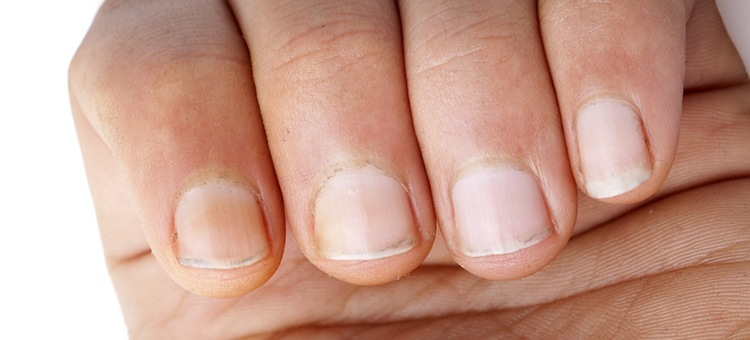
#> input picture lesson7/nails_segmentation/images/09aefeec-e05f-11e8-87a6-0242ac1c0002.jpg, 750 x 340 px; its folder holds only this picture in this run
$ python lesson7.py
#> lines starting #> are read from the running program, lines starting #| are printed output that depends on the picture
import os
import cv2
import random


def gen1(count, height, width):
    file_names = os.listdir("nails_segmentation/images")
    while True:
        sample_ = file_names.copy()
        random.shuffle(sample_)
        sample_ = sample_[:count]
        dataset = []
        for file_name in sample_:
            image_ = cv2.imread(f"nails_segmentation/images/{file_name}")
            label_ = cv2.imread(f"nails_segmentation/labels/{file_name}")
            image_ = cv2.resize(image_, (height, width))
            label_ = cv2.resize(label_, (height, width))
            dataset.append((image_, label_))
        yield dataset


def gen2(count, height, width):
    init_dataset_gen = gen1(count, height, width)
    while True:
        init_sample = next(init_dataset_gen)
        dataset = []
        for (image, label) in init_sample:
            image_rotated, label_rotated = random_rotation(image, label)
            image_reflected, label_reflected = random_reflection(image_rotated, label_rotated)
            image_cut_out, label_cut_out = random_cutout(image_reflected, label_reflected)
            image_blurred = random_blur(image_cut_out)
            dataset.append((image_blurred, label_cut_out))
        yield dataset


def random_rotation(image, label):
    (h, w) = image.shape[:2]
    center = (int(w / 2), int(h / 2))
    angle = random.randint(0, 360)
    rotation_matrix = cv2.getRotationMatrix2D(center, angle, 1)
    image_rotated = cv2.warpAffine(image, rotation_matrix, (w, h))
    label_rotated = cv2.warpAffine(label, rotation_matrix, (w, h))
    return image_rotated, label_rotated


def random_reflection(image, label):
    reflection_id = random.randint(1, 4)
    if reflection_id == 1:
        image_reflected = image[::-1].copy()
        label_reflected = label[::-1].copy()
    elif reflection_id == 2:
        image_reflected = image[::, ::-1].copy()
        label_reflected = label[::, ::-1].copy()
    elif reflection_id == 3:
        image_reflected = image[::-1, ::-1].copy()
        label_reflected = label[::-1, ::-1].copy()
    else:
        image_reflected = image
        label_reflected = label
    return image_reflected, label_reflected


def random_cutout(image, label):
    while True:
        (h, w) = image.shape[:2]
        x = random.randint(0, h - 2)
        y = random.randint(0, w - 2)
        xd = random.randint(1, h - x)
        yd = int(xd * h / w)
        image_cut_out = image[y:y+yd, x:x+xd].copy()
        label_cut_out = label[y:y+yd, x:x+xd].copy()
        image_cut_out = cv2.resize(image_cut_out, (h, w))
        label_cut_out = cv2.resize(label_cut_out, (h, w))
        if label_cut_out.max() == 255:
            break
    return image_cut_out, label_cut_out


def random_blur(image):
    max_kernel_size = min(min(image.shape[:2]), 15)
    random_kernel_size = random.randint(1, max_kernel_size)
    while random_kernel_size % 2 == 0:
        random_kernel_size = random.randint(3, max_kernel_size)
    image_blurred = cv2.medianBlur(image, random_kernel_size)
    return image_blurred


def show_nails(samples_num, nails_num, gen, height=640, width=640):
#> called with samples_num = 3, nails_num = 10, height = 640, width = 640
    samples_gen = gen(nails_num, height, width)
    for i in range(1, samples_num + 1):
        sample = next(samples_gen)
        for (image, label) in sample:
            cv2.imshow(f"Image{i}", image)
            cv2.imshow(f"Label{i}", label)
            key = cv2.waitKey(10000) & 0xff
            if key == 27:
                break
        cv2.destroyAllWindows()
        key = cv2.waitKey(1000) & 0xff
        if key == 27:
            cv2.destroyAllWindows()
            break
#> this loop made 1 pass; (key Esc is pressed on pass 1)
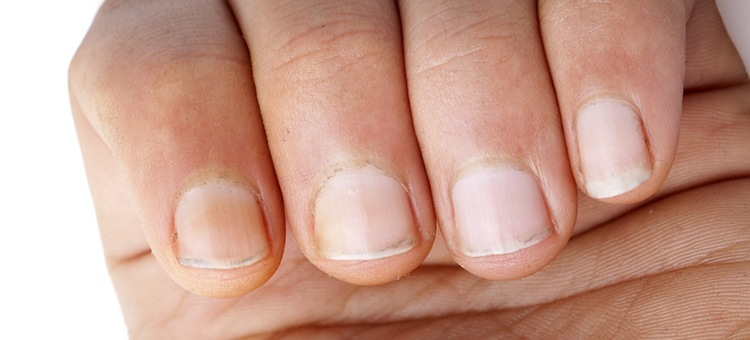
#> input picture lesson7/nails_segmentation/images/09aefeec-e05f-11e8-87a6-0242ac1c0002.jpg, 750 x 340 px
#> pass 1, in show_nails, `cv2.imshow(f"Image{i}", image)`:
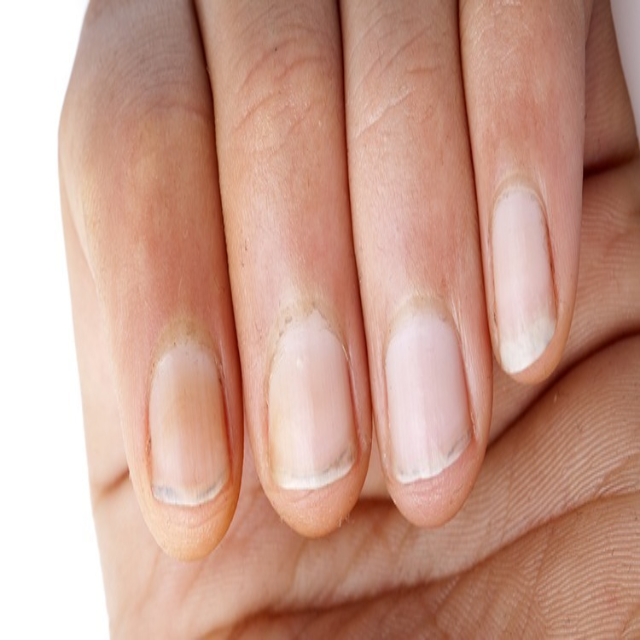
#> window 'Image1': shape (640, 640, 3); mean B, G, R 140.6, 156.9, 200.2


show_nails(3, 10, gen1)
show_nails(3, 10, gen2)
#> the loop in show_nails (call 2), `for i in range(1, samples_num + 1):` made 3 passes; (key Enter is pressed on pass 1)
#> pass 1, in random_rotation, `image_rotated = cv2.warpAffine(image, rotation_matrix, (w, h))`:
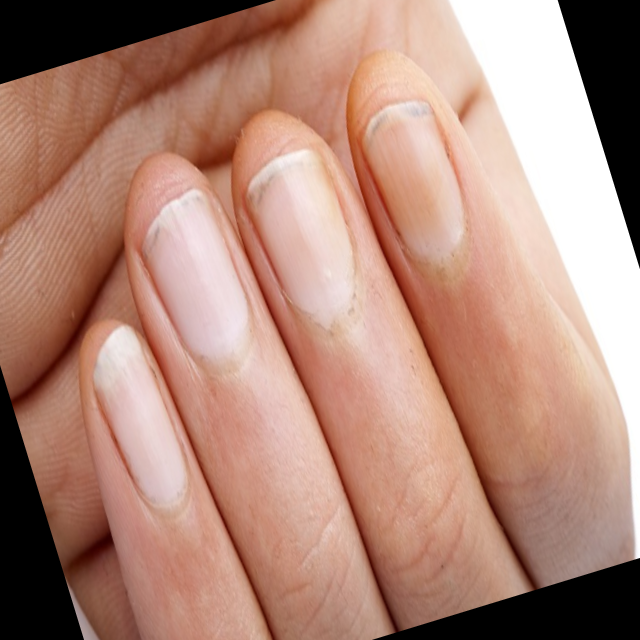
#> image_rotated: shape (640, 640, 3); mean of channels 0, 1, 2 121.6, 136.6, 176.9; drawn as B, G, R
#> pass 1, in show_nails (call 2), `cv2.imshow(f"Image{i}", image)`:
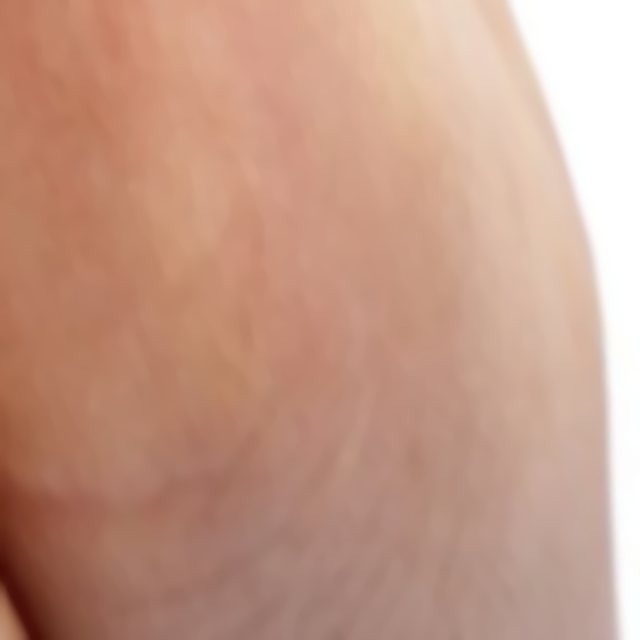
#> window 'Image1': shape (640, 640, 3); mean B, G, R 135.3, 154.1, 197
#> pass 2, in random_rotation (call 2), `image_rotated = cv2.warpAffine(image, rotation_matrix, (w, h))`:
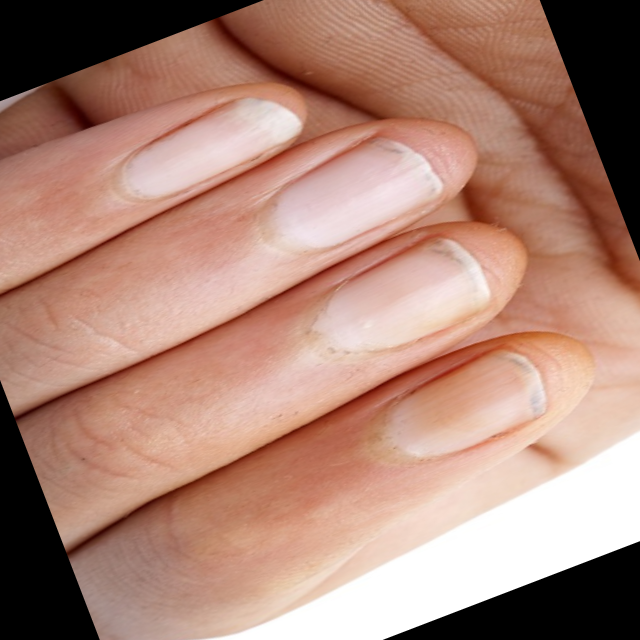
#> image_rotated: shape (640, 640, 3); mean of channels 0, 1, 2 118.7, 133.5, 173.4; drawn as B, G, R

$ run again, on lesson7/nails_segmentation/images/34404E67-4BB8-432E-863E-C1BEF5EB37E0.jpg
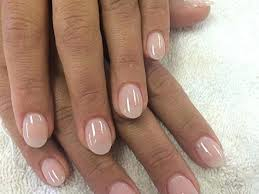
#> input picture lesson7/nails_segmentation/images/34404E67-4BB8-432E-863E-C1BEF5EB37E0.jpg, 259 x 194 px
#> the loop in show_nails, `for i in range(1, samples_num + 1):` made 1 pass; (key Esc is pressed on pass 1)
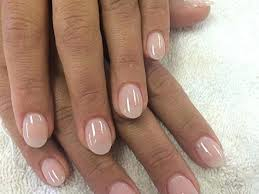
#> input picture lesson7/nails_segmentation/images/34404E67-4BB8-432E-863E-C1BEF5EB37E0.jpg, 259 x 194 px
#> the loop in show_nails (call 2), `for i in range(1, samples_num + 1):` made 3 passes; (key Enter is pressed on pass 1)
#> pass 1, in show_nails (call 2), `cv2.imshow(f"Image{i}", image)`:
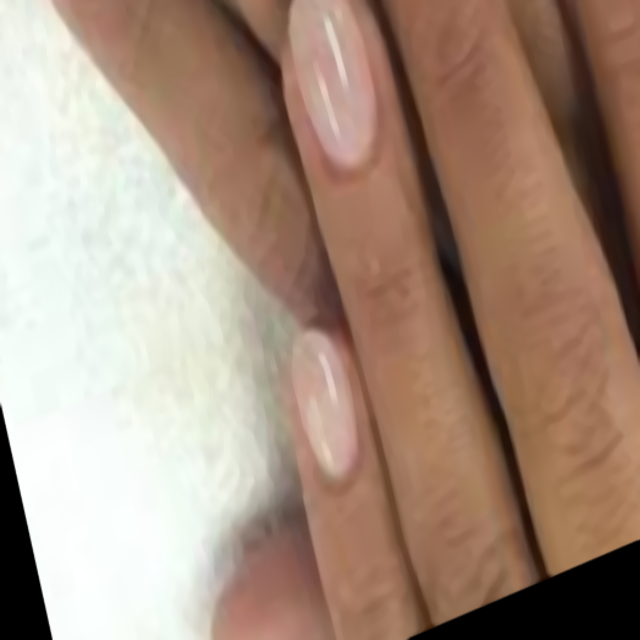
#> window 'Image1': shape (640, 640, 3); mean B, G, R 128.1, 144.4, 168.2
#> pass 2, in random_rotation (call 2), `image_rotated = cv2.warpAffine(image, rotation_matrix, (w, h))`:
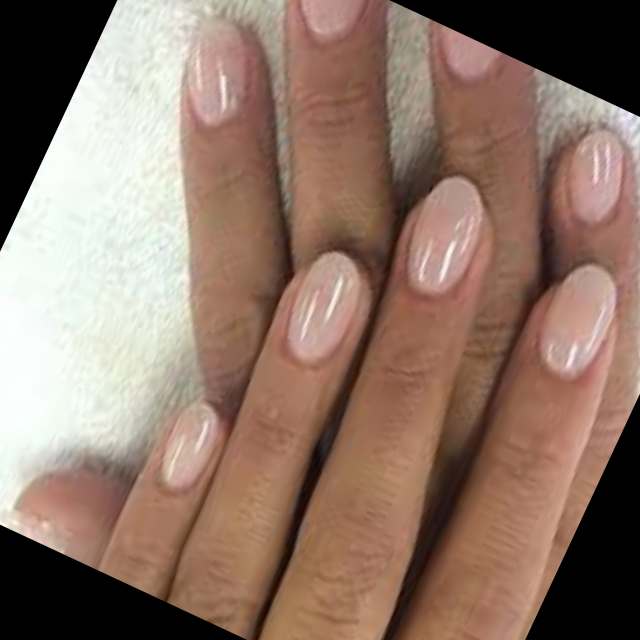
#> image_rotated: shape (640, 640, 3); mean of channels 0, 1, 2 104.4, 118.1, 143.7; drawn as B, G, R

$ run again, on lesson7/nails_segmentation/images/3493127D-7B19-4E50-94AE-2401BD2A91C8.jpg
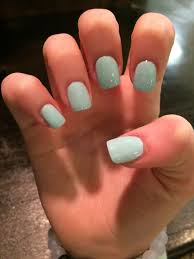
#> input picture lesson7/nails_segmentation/images/3493127D-7B19-4E50-94AE-2401BD2A91C8.jpg, 194 x 259 px
#> the loop in show_nails, `for i in range(1, samples_num + 1):` made 1 pass; (key Esc is pressed on pass 1)
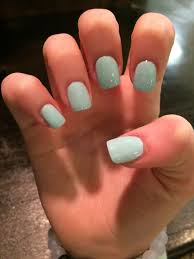
#> input picture lesson7/nails_segmentation/images/3493127D-7B19-4E50-94AE-2401BD2A91C8.jpg, 194 x 259 px
#> the loop in show_nails (call 2), `for i in range(1, samples_num + 1):` made 3 passes; (key Enter is pressed on pass 1)
#> pass 1, in show_nails (call 2), `cv2.imshow(f"Image{i}", image)`:
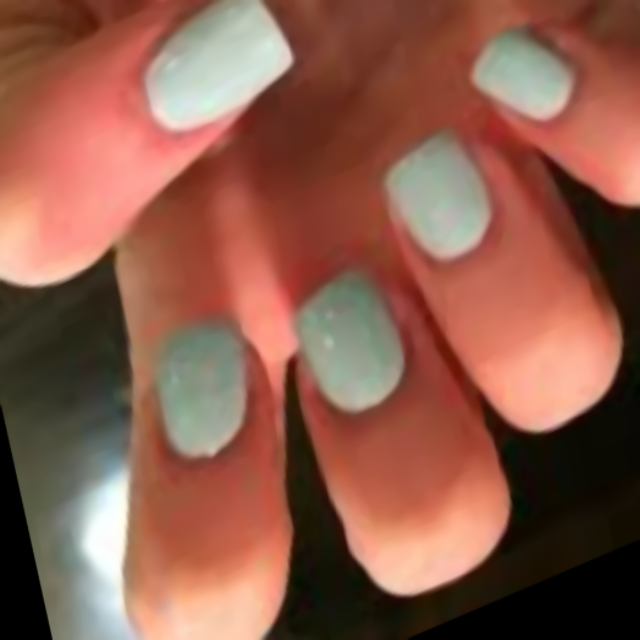
#> window 'Image1': shape (640, 640, 3); mean B, G, R 74.9, 91.3, 140.6
#> pass 2, in random_rotation (call 2), `image_rotated = cv2.warpAffine(image, rotation_matrix, (w, h))`:
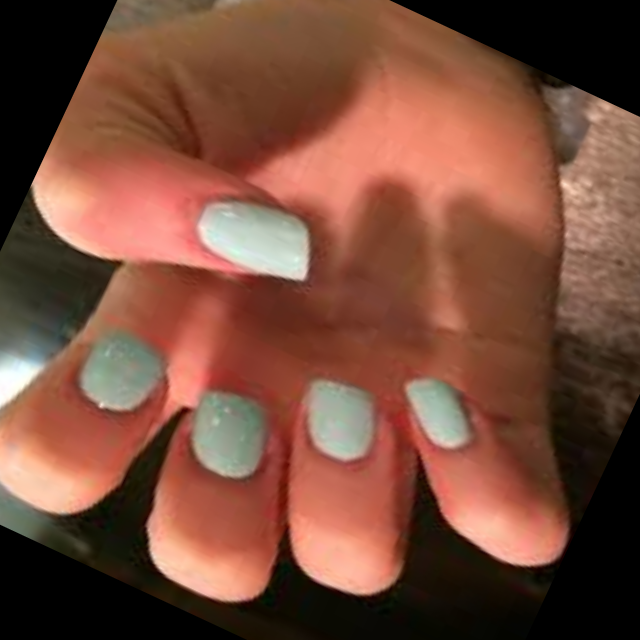
#> image_rotated: shape (640, 640, 3); mean of channels 0, 1, 2 59.1, 76, 120.7; drawn as B, G, R
